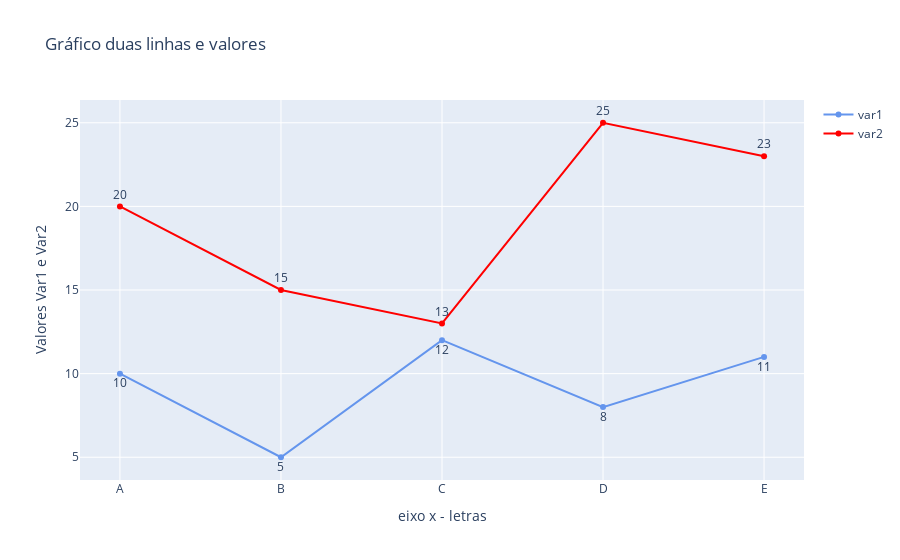

Notebook code cell kept with this figure:
### Markdown cell above
### Acrescantando valores das linhas
    linhas 8, 9 e 10
    linhas 20, 21 e 22

### Code cell
fig = go.Figure(
        data=[  
            go.Scatter(
                name='var1',
                x= list(df['letra'].sort_values()),
                y= list(df['var1']),
                marker_color='CornflowerBlue',
                mode='lines+markers+text', #define que é pra aparecer a linha, os marcadores e o texto
                text = list(df['var1']), #define qual o texto deve aparecer
                textposition='bottom center' #define posição em que o valor/texto vai ficar
                #opções: ['top left', 'top center', 'top right', 'middle left', 'middle center', 
                #'middle right', 'bottom left', 'bottom center', 'bottom right']
            ),  
            #linha var2
            go.Scatter(
                name='var2',
                x= list(df['letra'].sort_values()), #o eixo é o mesmo
                y= list(df['var2']),
                marker_color='red',
                mode='lines+markers+text', 
                text = list(df['var2']),
                textposition='top center'
            ), 
            
        ],

layout=go.Layout(title='Gráfico duas linhas e valores',
                 xaxis_title='eixo x - letras',
                 yaxis_title='Valores Var1 e Var2'
        )
    )

fig.show()

### Figure 1 — Plotly figure (JSON) as saved in the notebook; plotly's stock layout.template omitted (floating-point values rounded to 4 significant figures)
{"data": [{"marker": {"color": "CornflowerBlue"}, "mode": "lines+markers+text", "name": "var1", "text": ["10", "5", "12", "8", "11"], "textposition": "bottom center", "type": "scatter", "x": ["A", "B", "C", "D", "E"], "y": [10, 5, 12, 8, 11]}, {"marker": {"color": "red"}, "mode": "lines+markers+text", "name": "var2", "text": ["20", "15", "13", "25", "23"], "textposition": "top center", "type": "scatter", "x": ["A", "B", "C", "D", "E"], "y": [20, 15, 13, 25, 23]}], "layout": {"title": {"text": "Gráfico duas linhas e valores"}, "xaxis": {"title": {"text": "eixo x - letras"}}, "yaxis": {"title": {"text": "Valores Var1 e Var2"}}}}
